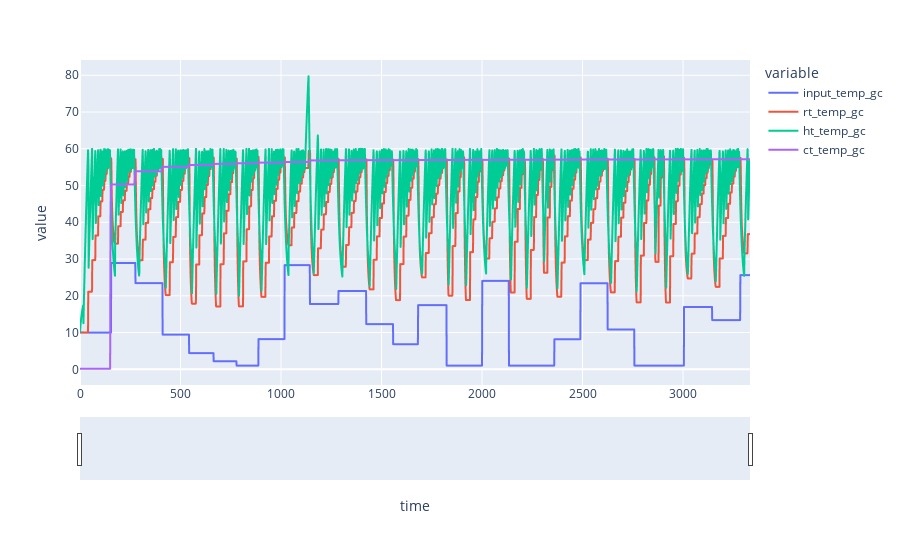

Here is the notebook cell this chart was saved with:
### Code cell
fig = px.line(test[['input_temp_gc', 'rt_temp_gc', 'ht_temp_gc', 'ct_temp_gc']])
fig.update_xaxes(rangeslider_visible=True)
fig.show()

### Figure 1 — Plotly figure (JSON) as saved in the notebook; plotly's stock layout.template omitted (floating-point values rounded to 4 significant figures; data arrays with more than 128 entries replaced by an {"elided": "..."} marker saying what was removed)
{"data": [{"hovertemplate": "variable=input_temp_gc<br>time=%{x}<br>value=%{y}<extra></extra>", "legendgroup": "input_temp_gc", "line": {"color": "#636efa", "dash": "solid"}, "marker": {"symbol": "circle"}, "mode": "lines", "name": "input_temp_gc", "showlegend": true, "type": "scattergl", "x": {"elided": "3334 int values"}, "xaxis": "x", "y": {"elided": "3334 float values"}, "yaxis": "y"}, {"hovertemplate": "variable=rt_temp_gc<br>time=%{x}<br>value=%{y}<extra></extra>", "legendgroup": "rt_temp_gc", "line": {"color": "#EF553B", "dash": "solid"}, "marker": {"symbol": "circle"}, "mode": "lines", "name": "rt_temp_gc", "showlegend": true, "type": "scattergl", "x": {"elided": "3334 int values"}, "xaxis": "x", "y": {"elided": "3334 float values"}, "yaxis": "y"}, {"hovertemplate": "variable=ht_temp_gc<br>time=%{x}<br>value=%{y}<extra></extra>", "legendgroup": "ht_temp_gc", "line": {"color": "#00cc96", "dash": "solid"}, "marker": {"symbol": "circle"}, "mode": "lines", "name": "ht_temp_gc", "showlegend": true, "type": "scattergl", "x": {"elided": "3334 int values"}, "xaxis": "x", "y": {"elided": "3334 float values"}, "yaxis": "y"}, {"hovertemplate": "variable=ct_temp_gc<br>time=%{x}<br>value=%{y}<extra></extra>", "legendgroup": "ct_temp_gc", "line": {"color": "#ab63fa", "dash": "solid"}, "marker": {"symbol": "circle"}, "mode": "lines", "name": "ct_temp_gc", "showlegend": true, "type": "scattergl", "x": {"elided": "3334 int values"}, "xaxis": "x", "y": {"elided": "3334 float values"}, "yaxis": "y"}], "layout": {"legend": {"title": {"text": "variable"}, "tracegroupgap": 0}, "margin": {"t": 60}, "xaxis": {"anchor": "y", "domain": [0, 1], "rangeslider": {"visible": true}, "title": {"text": "time"}}, "yaxis": {"anchor": "x", "domain": [0, 1], "title": {"text": "value"}}}}
